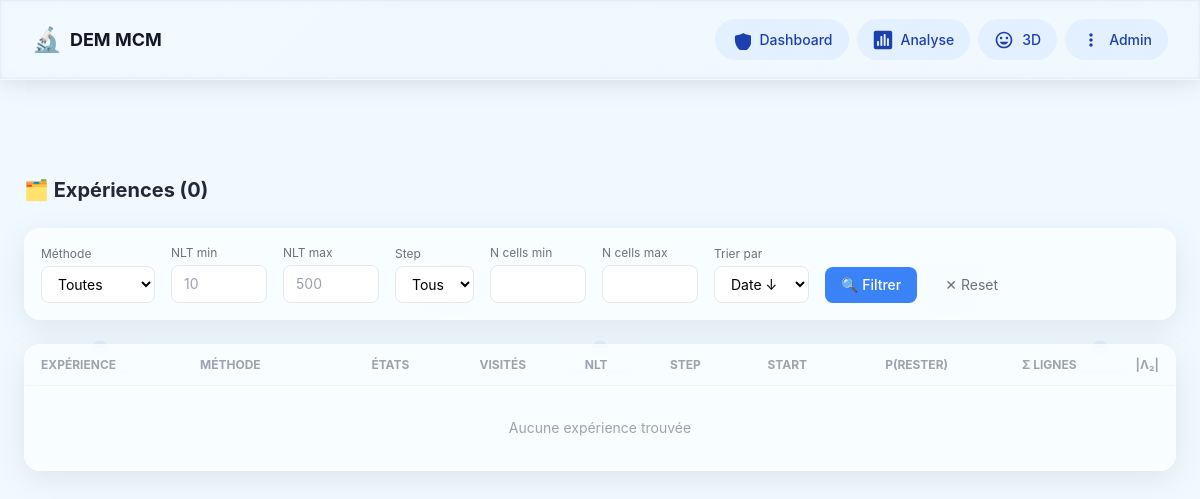
Page /experiments/?method=single on the earlier database version.
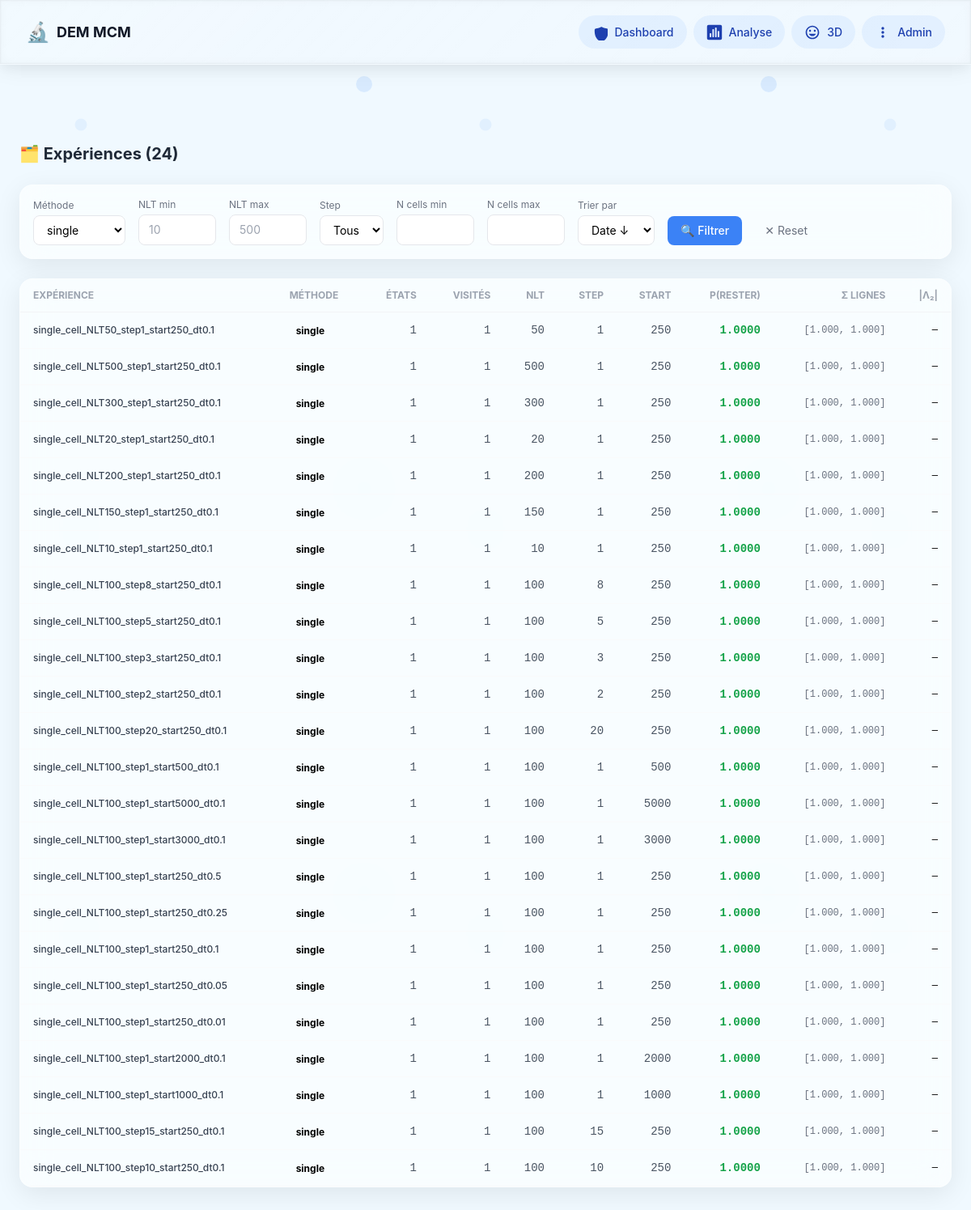
Same page on the later database version.
### markov/models.py (models this page shows, shortened)
class Experiment(models.Model):
    folder_name = models.CharField(
        max_length=300, unique=True, db_index=True,
        help_text="Nom du dossier dans le bucket HF"
    )
    partition_method = models.ForeignKey(
        PartitionMethod, on_delete=models.CASCADE,
        related_name="experiments"
    )
    nlt = models.IntegerField(
        "Learning Time (NLT)",
        validators=[MinValueValidator(1)],
        help_text="Nombre de paires de snapshots pour l'apprentissage"
    )
    step_size = models.IntegerField(
        "Pas temporel (step)",
        default=1,
        validators=[MinValueValidator(1)],
        help_text="Intervalle entre deux snapshots d'une paire"
    )
    start_index = models.IntegerField(
        "Index de départ",
        default=0,
        help_text="Premier fichier DEM utilisé"
    )
    n_states = models.IntegerField("Nombre d'états", default=0)
    n_timesteps_used = models.IntegerField("Timesteps effectifs", default=0)
    created_at = models.DateTimeField(auto_now_add=True)
    bucket_path = models.CharField(max_length=500, blank=True)
    raw_config = models.JSONField(default=dict, blank=True)
    raw_stats = models.JSONField(default=dict, blank=True)
    class Meta:
        ordering = ["-created_at"]
        verbose_name = "Expérience"
        indexes = [
            models.Index(fields=["nlt"]),
            models.Index(fields=["step_size"]),
            models.Index(fields=["start_index"]),
            models.Index(fields=["n_states"]),
        ]

class PartitionMethod(models.Model):
    METHODS = [
        ("cartesian", "Cartésien"),
        ("cylindrical", "Cylindrique"),
        ("voronoi", "Voronoï (K-means)"),
        ("quantile", "Quantile (équi-pop)"),
        ("octree", "Octree adaptatif"),
        ("physics", "Physics-aware"),
        ("adaptive","Adaptive"),
        ("multizone","Multizone"),
        ("single","Single")
    ]
    name = models.CharField(max_length=50, choices=METHODS, db_index=True)
    description = models.TextField(blank=True)
    parameters = models.JSONField(
        default=dict,
        help_text="Paramètres du partitionneur (nx, ny, nz, nr, ntheta, n_cells, ...)"
    )
    label = models.CharField(max_length=200, unique=True, db_index=True)
    n_cells = models.IntegerField(default=0)
    n_cells_visited = models.IntegerField(default=0, blank=True)
    population_mean = models.FloatField(null=True, blank=True)
    population_std = models.FloatField(null=True, blank=True)
    population_cv = models.FloatField(
        null=True, blank=True,
        help_text="Coefficient de variation = std/mean (plus petit = mieux)"
    )
    created_at = models.DateTimeField(auto_now_add=True)
    class Meta:
        ordering = ["name", "n_cells"]
        verbose_name = "Méthode de partitionnement"

class TransitionMatrix(models.Model):
    experiment = models.OneToOneField(
        Experiment, on_delete=models.CASCADE,
        related_name="matrix"
    )
    diagonal_mean = models.FloatField(
        "P(rester) moyen",
        help_text="Moyenne de la diagonale de P"
    )
    diagonal_std = models.FloatField("σ diagonale", default=0)
    diagonal_min = models.FloatField("Min diagonale", default=0)
    diagonal_max = models.FloatField("Max diagonale", default=0)
    row_sum_min = models.FloatField("Min Σ lignes", default=0)
    row_sum_max = models.FloatField("Max Σ lignes", default=0)
    row_sum_mean = models.FloatField("Moy Σ lignes", default=0)
    row_sum_std = models.FloatField("σ Σ lignes", default=0)
    col_sum_min = models.FloatField("Min Σ colonnes", default=0)
    col_sum_max = models.FloatField("Max Σ colonnes", default=0)
    col_sum_mean = models.FloatField("Moy Σ colonnes", default=0)
    n_states_visited = models.IntegerField("États visités", default=0)
    n_states_empty = models.IntegerField("États vides", default=0)
    fraction_visited = models.FloatField("Fraction visitée", default=0)
    eigenvalue_2 = models.FloatField(
        "|λ₂|", null=True, blank=True,
        help_text="2ème plus grande valeur propre (vitesse de mélange)"
    )
    spectral_gap = models.FloatField(
        "Gap spectral", null=True, blank=True,
        help_text="1 - |λ₂| (plus grand = mélange plus rapide)"
    )
    matrix_bucket_path = models.CharField(
        max_length=500,
        help_text="Chemin vers transition_matrix.npy dans le bucket"
    )
    class Meta:
        verbose_name = "Matrice de transition"

### markov/views.py (the view)
# urls.py: path("experiments/", views.experiment_list, name="experiment_list"),
def experiment_list(request):
    qs = Experiment.objects.select_related("partition_method", "matrix")
    method = request.GET.get("method")
    nlt_min = request.GET.get("nlt_min")
    nlt_max = request.GET.get("nlt_max")
    step = request.GET.get("step")
    start = request.GET.get("start")
    n_cells_min = request.GET.get("n_cells_min")
    n_cells_max = request.GET.get("n_cells_max")
    sort_by = request.GET.get("sort", "-created_at")
    if method:
        qs = qs.filter(partition_method__name=method)
    if nlt_min:
        qs = qs.filter(nlt__gte=int(nlt_min))
    if nlt_max:
        qs = qs.filter(nlt__lte=int(nlt_max))
    if step:
        qs = qs.filter(step_size=int(step))
    if start:
        qs = qs.filter(start_index=int(start))
    if n_cells_min:
        qs = qs.filter(n_states__gte=int(n_cells_min))
    if n_cells_max:
        qs = qs.filter(n_states__lte=int(n_cells_max))
    qs = qs.order_by(sort_by)
    available_methods = sorted(
        set(PartitionMethod.objects.values_list("name", flat=True))
    )
    available_nlts = sorted(set(Experiment.objects.values_list("nlt", flat=True)))
    available_steps = sorted(
        set(Experiment.objects.values_list("step_size", flat=True))
    )
    template = "markov/experiment_list.html"
    if getattr(request, "htmx", False):
        template = "markov/partials/experiment_table.html"
    return render(
        request,
        template,
        {
            "experiments": qs,
            "available_methods": available_methods,
            "available_nlts": available_nlts,
            "available_steps": available_steps,
            "current_filters": request.GET.dict(),
            "total_count": qs.count(),
        },
    )

### markov/templates/markov/experiment_list.html (shortened to what the changed rows need)
{% extends "markov/base.html" %}
{% block content %}
<div class="fade-in">
    <div class="flex items-center justify-between mb-6">
        <h2 class="text-xl font-bold text-gray-800">🗂️ Expériences ({{ total_count }})</h2>
    </div>
    <div class="glass-card p-4 mb-6">
        <form method="get" class="flex flex-wrap gap-4 items-end">
            <div>
                <label class="text-xs text-gray-500 block mb-1">Méthode</label>
                <select name="method" class="border rounded-lg px-3 py-2 text-sm bg-white">
                    <option value="">Toutes</option>
                    {% for m in available_methods %}
                    <option value="{{ m }}" {% if current_filters.method == m %}selected{% endif %}>
                        {{ m }}
                    </option>
                    {% endfor %}
                </select>
            </div>
        </form>
    </div>
    <div class="glass-card overflow-hidden">
        <table class="w-full text-sm">
            <thead>
                <tr class="border-b border-gray-100 text-xs text-gray-400 uppercase">
                    <th class="px-4 py-3 text-left">Expérience</th>
                    <th class="px-4 py-3 text-left">Méthode</th>
                    <th class="px-4 py-3 text-right">États</th>
                    <th class="px-4 py-3 text-right">Visités</th>
                    <th class="px-4 py-3 text-right">NLT</th>
                    <th class="px-4 py-3 text-right">Step</th>
                    <th class="px-4 py-3 text-right">Start</th>
                    <th class="px-4 py-3 text-right">P(rester)</th>
                    <th class="px-4 py-3 text-right">Σ lignes</th>
                    <th class="px-4 py-3 text-right">|λ₂|</th>
                </tr>
            </thead>
            <tbody>
                {% for exp in experiments %}
                <tr class="data-row border-b border-gray-50 cursor-pointer hover:bg-blue-50/30 transition"
                    onclick="window.location='{% url 'markov:experiment_detail' exp.pk %}'">
                    <td class="px-4 py-3 font-medium text-gray-700 text-xs">
                        {{ exp.folder_name|truncatechars:45 }}
                    </td>
                    <td class="px-4 py-3">
                        <span class="px-2 py-0.5 rounded-full text-xs font-bold method-{{ exp.partition_method.name }}">
                            {{ exp.partition_method.name }}
                        </span>
                    </td>
                    <td class="px-4 py-3 text-right text-gray-600 font-mono">{{ exp.n_states }}</td>
                    <td class="px-4 py-3 text-right text-gray-600 font-mono">
                        {% if exp.matrix %}{{ exp.matrix.n_states_visited }}{% else %}—{% endif %}
                    </td>
                    <td class="px-4 py-3 text-right text-gray-600 font-mono">{{ exp.nlt }}</td>
                    <td class="px-4 py-3 text-right text-gray-600 font-mono">{{ exp.step_size }}</td>
                    <td class="px-4 py-3 text-right text-gray-600 font-mono">{{ exp.start_index }}</td>
                    <td class="px-4 py-3 text-right font-mono font-bold
                        {% if exp.matrix.diagonal_mean > 0.5 %}text-green-600
                        {% elif exp.matrix.diagonal_mean > 0.1 %}text-yellow-600
                        {% else %}text-red-600{% endif %}">
                        {% if exp.matrix %}{{ exp.matrix.diagonal_mean|floatformat:4 }}{% else %}—{% endif %}
                    </td>
                    <td class="px-4 py-3 text-right font-mono text-xs text-gray-500">
                        {% if exp.matrix %}
                            [{{ exp.matrix.row_sum_min|floatformat:3 }}, {{ exp.matrix.row_sum_max|floatformat:3 }}]
                        {% else %}—{% endif %}
                    </td>
                    <td class="px-4 py-3 text-right font-mono text-xs">
                        {% if exp.matrix.eigenvalue_2 %}
                            {{ exp.matrix.eigenvalue_2|floatformat:4 }}
                        {% else %}—{% endif %}
                    </td>
                </tr>
                {% empty %}
                <tr>
                    <td colspan="10" class="px-4 py-8 text-center text-gray-400">
                        Aucune expérience trouvée
                    </td>
                </tr>
                {% endfor %}
            </tbody>
        </table>
    </div>
</div>
{% endblock %}

Differences in the rows shown:
added Experiment: folder_name "single_cell_NLT50_step1_start250_dt0.1", partition_method.name "single", n_states "1", matrix.n_states_visited "1", nlt "50", step_size "1", start_index "250", matrix.diagonal_mean "1.0000", matrix.row_sum_min "1.000", matrix.row_sum_max "1.000"
added Experiment: folder_name "single_cell_NLT500_step1_start250_dt0.1", partition_method.name "single", n_states "1", matrix.n_states_visited "1", nlt "500", step_size "1", start_index "250", matrix.diagonal_mean "1.0000", matrix.row_sum_min "1.000", matrix.row_sum_max "1.000"
added Experiment: folder_name "single_cell_NLT300_step1_start250_dt0.1", partition_method.name "single", n_states "1", matrix.n_states_visited "1", nlt "300", step_size "1", start_index "250", matrix.diagonal_mean "1.0000", matrix.row_sum_min "1.000", matrix.row_sum_max "1.000"
added Experiment: folder_name "single_cell_NLT20_step1_start250_dt0.1", partition_method.name "single", n_states "1", matrix.n_states_visited "1", nlt "20", step_size "1", start_index "250", matrix.diagonal_mean "1.0000", matrix.row_sum_min "1.000", matrix.row_sum_max "1.000"
added Experiment: folder_name "single_cell_NLT200_step1_start250_dt0.1", partition_method.name "single", n_states "1", matrix.n_states_visited "1", nlt "200", step_size "1", start_index "250", matrix.diagonal_mean "1.0000", matrix.row_sum_min "1.000", matrix.row_sum_max "1.000"
added Experiment: folder_name "single_cell_NLT150_step1_start250_dt0.1", partition_method.name "single", n_states "1", matrix.n_states_visited "1", nlt "150", step_size "1", start_index "250", matrix.diagonal_mean "1.0000", matrix.row_sum_min "1.000", matrix.row_sum_max "1.000"
added Experiment: folder_name "single_cell_NLT10_step1_start250_dt0.1", partition_method.name "single", n_states "1", matrix.n_states_visited "1", nlt "10", step_size "1", start_index "250", matrix.diagonal_mean "1.0000", matrix.row_sum_min "1.000", matrix.row_sum_max "1.000"
added Experiment: folder_name "single_cell_NLT100_step8_start250_dt0.1", partition_method.name "single", n_states "1", matrix.n_states_visited "1", nlt "100", step_size "8", start_index "250", matrix.diagonal_mean "1.0000", matrix.row_sum_min "1.000", matrix.row_sum_max "1.000"
added Experiment: folder_name "single_cell_NLT100_step5_start250_dt0.1", partition_method.name "single", n_states "1", matrix.n_states_visited "1", nlt "100", step_size "5", start_index "250", matrix.diagonal_mean "1.0000", matrix.row_sum_min "1.000", matrix.row_sum_max "1.000"
added Experiment: folder_name "single_cell_NLT100_step3_start250_dt0.1", partition_method.name "single", n_states "1", matrix.n_states_visited "1", nlt "100", step_size "3", start_index "250", matrix.diagonal_mean "1.0000", matrix.row_sum_min "1.000", matrix.row_sum_max "1.000"
added Experiment: folder_name "single_cell_NLT100_step2_start250_dt0.1", partition_method.name "single", n_states "1", matrix.n_states_visited "1", nlt "100", step_size "2", start_index "250", matrix.diagonal_mean "1.0000", matrix.row_sum_min "1.000", matrix.row_sum_max "1.000"
added Experiment: folder_name "single_cell_NLT100_step20_start250_dt0.1", partition_method.name "single", n_states "1", matrix.n_states_visited "1", nlt "100", step_size "20", start_index "250", matrix.diagonal_mean "1.0000", matrix.row_sum_min "1.000", matrix.row_sum_max "1.000"
added Experiment: folder_name "single_cell_NLT100_step1_start500_dt0.1", partition_method.name "single", n_states "1", matrix.n_states_visited "1", nlt "100", step_size "1", start_index "500", matrix.diagonal_mean "1.0000", matrix.row_sum_min "1.000", matrix.row_sum_max "1.000"
added Experiment: folder_name "single_cell_NLT100_step1_start5000_dt0.1", partition_method.name "single", n_states "1", matrix.n_states_visited "1", nlt "100", step_size "1", start_index "5000", matrix.diagonal_mean "1.0000", matrix.row_sum_min "1.000", matrix.row_sum_max "1.000"
added Experiment: folder_name "single_cell_NLT100_step1_start3000_dt0.1", partition_method.name "single", n_states "1", matrix.n_states_visited "1", nlt "100", step_size "1", start_index "3000", matrix.diagonal_mean "1.0000", matrix.row_sum_min "1.000", matrix.row_sum_max "1.000"
added Experiment: folder_name "single_cell_NLT100_step1_start250_dt0.5", partition_method.name "single", n_states "1", matrix.n_states_visited "1", nlt "100", step_size "1", start_index "250", matrix.diagonal_mean "1.0000", matrix.row_sum_min "1.000", matrix.row_sum_max "1.000"
added Experiment: folder_name "single_cell_NLT100_step1_start250_dt0.25", partition_method.name "single", n_states "1", matrix.n_states_visited "1", nlt "100", step_size "1", start_index "250", matrix.diagonal_mean "1.0000", matrix.row_sum_min "1.000", matrix.row_sum_max "1.000"
added Experiment: folder_name "single_cell_NLT100_step1_start250_dt0.1", partition_method.name "single", n_states "1", matrix.n_states_visited "1", nlt "100", step_size "1", start_index "250", matrix.diagonal_mean "1.0000", matrix.row_sum_min "1.000", matrix.row_sum_max "1.000"
added Experiment: folder_name "single_cell_NLT100_step1_start250_dt0.05", partition_method.name "single", n_states "1", matrix.n_states_visited "1", nlt "100", step_size "1", start_index "250", matrix.diagonal_mean "1.0000", matrix.row_sum_min "1.000", matrix.row_sum_max "1.000"
added Experiment: folder_name "single_cell_NLT100_step1_start250_dt0.01", partition_method.name "single", n_states "1", matrix.n_states_visited "1", nlt "100", step_size "1", start_index "250", matrix.diagonal_mean "1.0000", matrix.row_sum_min "1.000", matrix.row_sum_max "1.000"
added Experiment: folder_name "single_cell_NLT100_step1_start2000_dt0.1", partition_method.name "single", n_states "1", matrix.n_states_visited "1", nlt "100", step_size "1", start_index "2000", matrix.diagonal_mean "1.0000", matrix.row_sum_min "1.000", matrix.row_sum_max "1.000"
added Experiment: folder_name "single_cell_NLT100_step1_start1000_dt0.1", partition_method.name "single", n_states "1", matrix.n_states_visited "1", nlt "100", step_size "1", start_index "1000", matrix.diagonal_mean "1.0000", matrix.row_sum_min "1.000", matrix.row_sum_max "1.000"
added Experiment: folder_name "single_cell_NLT100_step15_start250_dt0.1", partition_method.name "single", n_states "1", matrix.n_states_visited "1", nlt "100", step_size "15", start_index "250", matrix.diagonal_mean "1.0000", matrix.row_sum_min "1.000", matrix.row_sum_max "1.000"
added Experiment: folder_name "single_cell_NLT100_step10_start250_dt0.1", partition_method.name "single", n_states "1", matrix.n_states_visited "1", nlt "100", step_size "10", start_index "250", matrix.diagonal_mean "1.0000", matrix.row_sum_min "1.000", matrix.row_sum_max "1.000"
Other differences:
{{ total_count }}: "0" → "24"
form field method: "Toutes" → "single"
text no longer shown: "Aucune expérience trouvée"
